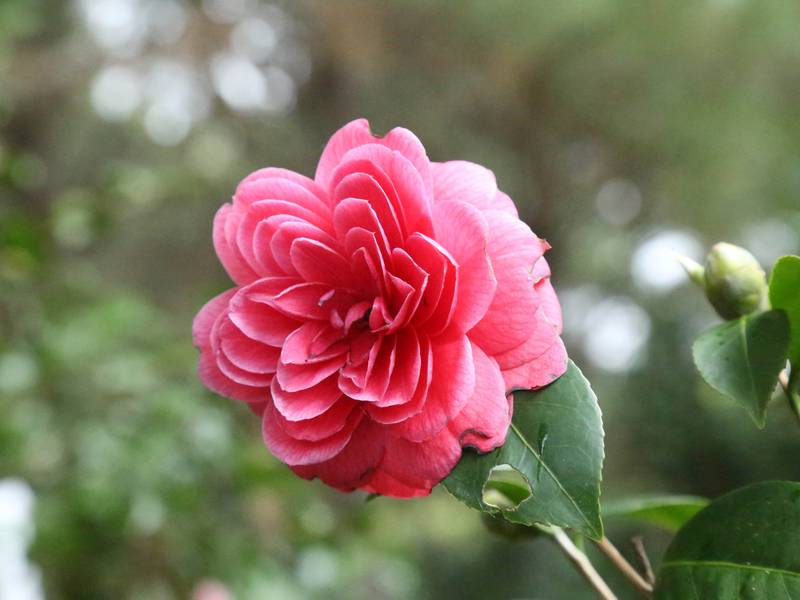
//> input picture Camellia_japonica.jpg, 800 x 600 px
$ ./morphologicalProcessing Camellia_japonica.jpg   (built with g++ and OpenCV 4)
//> lines starting //> are read from the running program, lines starting //| are printed output that depends on the picture

#include <opencv2/opencv.hpp>
#include <cstdio>
#include <cmath>

void erosion(const cv::Mat& pSrc, cv::Mat& pDst, const int erosionSize)
{
	cv::Mat structuralElement = getStructuringElement( cv::MORPH_ELLIPSE,
                       cv::Size( 2*erosionSize + 1, 2*erosionSize+1 ),
                       cv::Point( erosionSize, erosionSize ) );
	int minimumPointValue = 999; // FL: Valor minimo que sera atribuido ao ponto coincidente ao
								 // central do elemento estrutural na imagem de destino
	pDst = cv::Mat::zeros(pSrc.rows, pSrc.cols, CV_8U);

	for (unsigned int i = 0; i < pSrc.rows-1 - structuralElement.rows; ++i)
	{
		for (unsigned int j = 0; j < pSrc.cols-1 - structuralElement.cols; ++j)
		{


			for (unsigned int k = 0; k < structuralElement.rows; ++k)
			{
				for (unsigned int l = 0; l < structuralElement.cols; ++l)
				{
					if ((1 == (int)structuralElement.at<uchar>(k, l)) && (minimumPointValue > (int)pSrc.at<uchar>(i+k, j+l)))
					{
						minimumPointValue = (int)pSrc.at<uchar>(i+k, j+l);
					}
				}
			}
			pDst.at<uchar>(i+erosionSize, j+erosionSize) = minimumPointValue;
			minimumPointValue = 999;
		}
	}
}

void dilation(const cv::Mat& pSrc, cv::Mat& pDst, const int dilationSize)
{
	cv::Mat structuralElement = getStructuringElement( cv::MORPH_ELLIPSE,
                       cv::Size( 2*dilationSize + 1, 2*dilationSize+1 ),
                       cv::Point( dilationSize, dilationSize ) );

	int maximumPointValue = -1; // FL: Valor minimo que sera atribuido ao ponto coincidente ao
								 // central do elemento estrutural na imagem de destino

	pDst = cv::Mat::zeros(pSrc.rows, pSrc.cols, CV_8U);

	for (unsigned int i = 0; i < pSrc.rows-1 - structuralElement.rows; ++i)
	{
		for (unsigned int j = 0; j < pSrc.cols-1 - structuralElement.cols; ++j)
		{


			for (unsigned int k = 0; k < structuralElement.rows; ++k)
			{
				for (unsigned int l = 0; l < structuralElement.cols; ++l)
				{
					if ((1 == (int)structuralElement.at<uchar>(k, l)) && (maximumPointValue < (int)pSrc.at<uchar>(i+k, j+l)))
					{
						maximumPointValue = (int)pSrc.at<uchar>(i+k, j+l);
					}
				}
			}
			pDst.at<uchar>(i+dilationSize, j+dilationSize) = maximumPointValue;
			maximumPointValue = -1;
		}
	}
}

void morphologicalGradient(const cv::Mat& pSrc, cv::Mat& pDst)
{
	cv::Mat erosionImg, dilationImg;
	const int elementSize = 20;

	pDst = cv::Mat::zeros(pSrc.rows, pSrc.cols, CV_8U);

	erosion(pSrc, erosionImg, elementSize);

	dilation(pSrc, dilationImg, elementSize);

	for (unsigned i = 0; i < pDst.rows; ++i)
	{
		for (unsigned j = 0; j < pDst.cols; ++j)
		{
			pDst.at<uchar>(i, j) = dilationImg.at<uchar>(i, j) - erosionImg.at<uchar>(i, j);
		}
	}
}

int main(int argc, char** argv)
{

	if (2 > argc)
	{
		std::cout << "Error: incorrect number of args.\n"
				   << "Usage: " << argv[0] << " <image>\n";
		return -1;
	}

	std::string filename(argv[1]);

	cv::Mat img = cv::imread(filename, cv::IMREAD_GRAYSCALE);
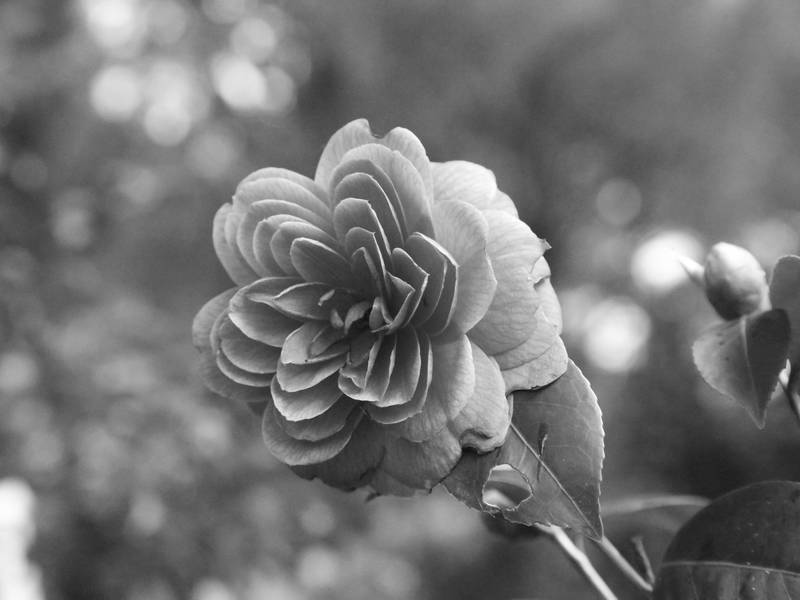
//> img: 600 rows x 800 cols, CV_8UC1; min 5, max 255, mean 116.3

	if (img.empty())
	{
		std::cerr << "Error: Cannot read " << filename << "\n";
		return -1;
	}

	cv::imshow(filename, img);

	cv::Mat erosionImg;
	erosion(img, erosionImg, 3);
//> after the loop in erosion, `for (unsigned int i = 0; i < pSrc.rows-1 - structuralElement.rows; ++i)`:
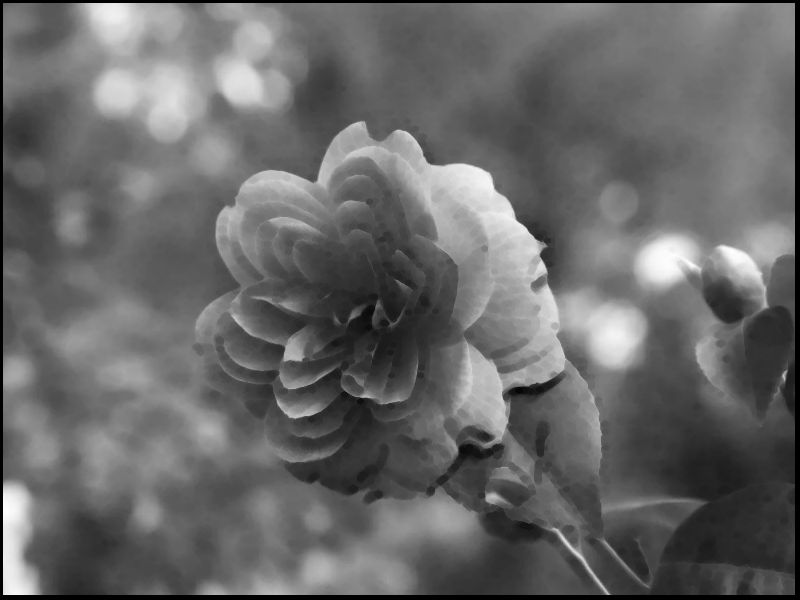
//> pDst: 600 rows x 800 cols, CV_8UC1; min 0, max 254, mean 104
//> after the loop in erosion, `for (unsigned int i = 0; i < pSrc.rows-1 - structuralElement.rows; ++i)`: minimumPointValue = 999
	cv::imshow("Erosion", erosionImg);

	cv::Mat dilationImg;
	dilation(img, dilationImg, 10);
//> after the loop in dilation, `for (unsigned int i = 0; i < pSrc.rows-1 - structuralElement.rows; ++i)`:
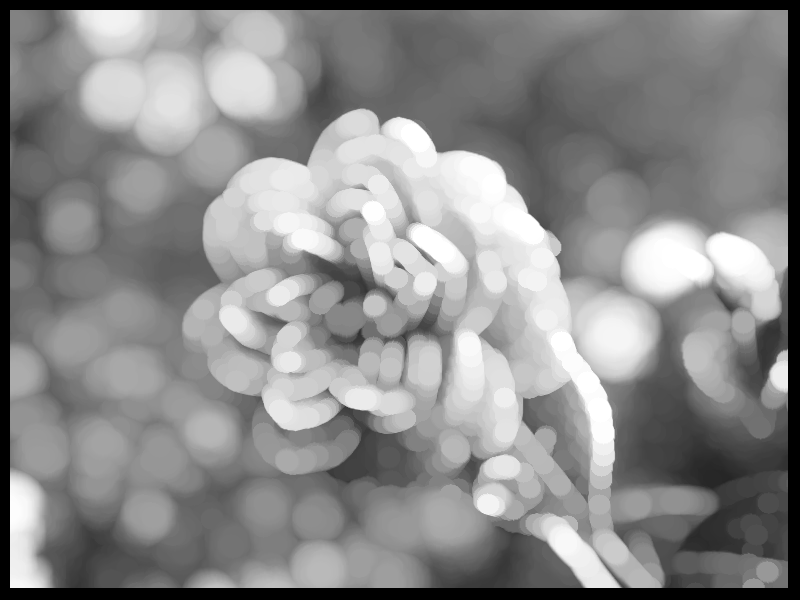
//> pDst: 600 rows x 800 cols, CV_8UC1; min 0, max 255, mean 138.6
//> after the loop in dilation, `for (unsigned int i = 0; i < pSrc.rows-1 - structuralElement.rows; ++i)`: maximumPointValue = -1
	cv::imshow("Dilation", dilationImg);

	cv::Mat gradientImg;
	morphologicalGradient(img, gradientImg);
//> call 2 of erosion, with erosionSize = 20
//> after the loop in erosion (call 2), `for (unsigned int i = 0; i < pSrc.rows-1 - structuralElement.rows; ++i)`:
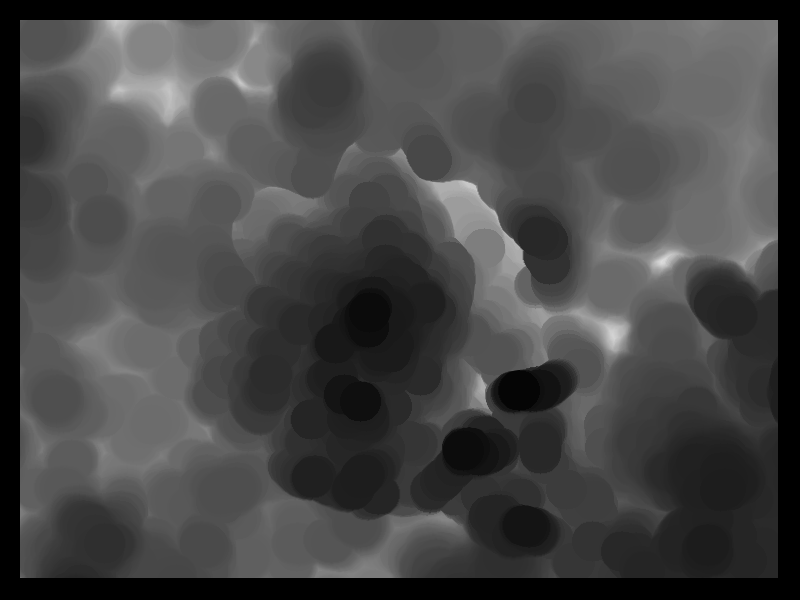
//> pDst: 600 rows x 800 cols, CV_8UC1; min 0, max 220, mean 70
//> after the loop in erosion (call 2), `for (unsigned int i = 0; i < pSrc.rows-1 - structuralElement.rows; ++i)`: minimumPointValue = 999
//> call 2 of dilation, with dilationSize = 20
//> after the loop in dilation (call 2), `for (unsigned int i = 0; i < pSrc.rows-1 - structuralElement.rows; ++i)`:
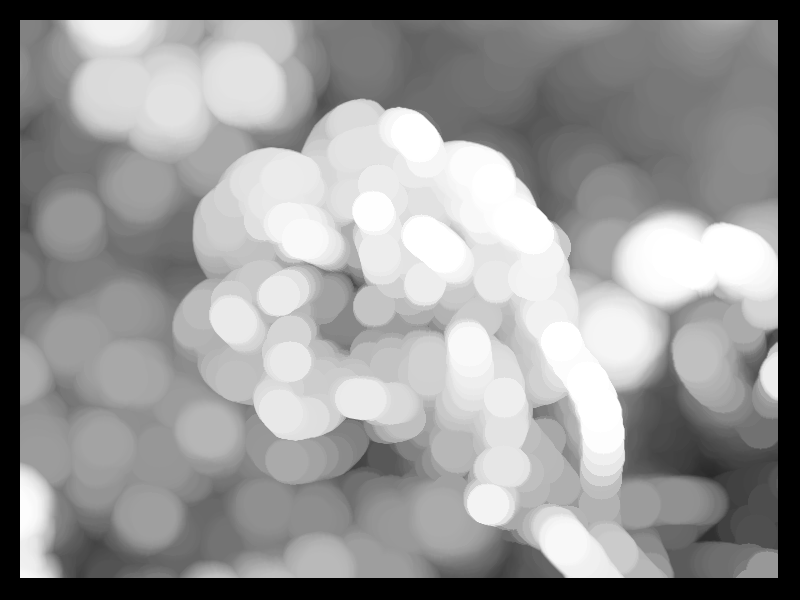
//> pDst: 600 rows x 800 cols, CV_8UC1; min 0, max 255, mean 148.4
//> after the loop in dilation (call 2), `for (unsigned int i = 0; i < pSrc.rows-1 - structuralElement.rows; ++i)`: maximumPointValue = -1
//> after the loop in morphologicalGradient, `for (unsigned i = 0; i < pDst.rows; ++i)`:
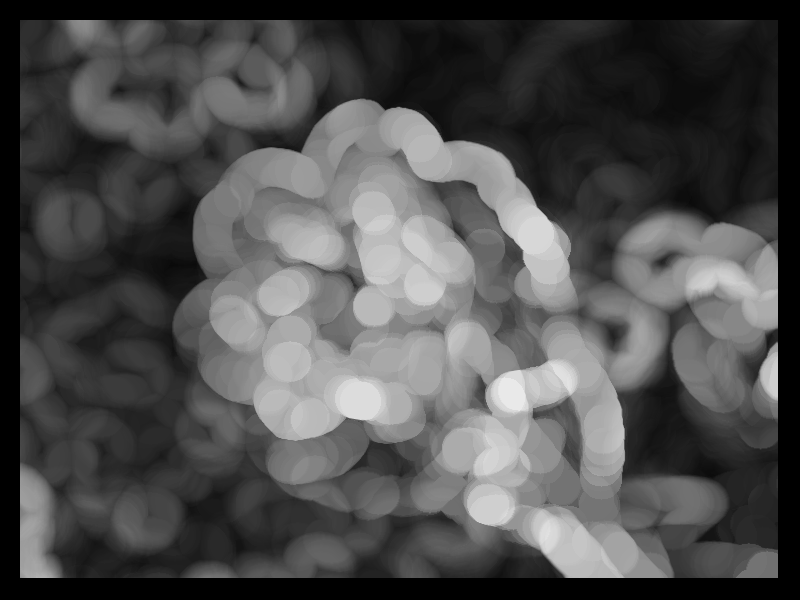
//> pDst: 600 rows x 800 cols, CV_8UC1; min 0, max 233, mean 78.4
	cv::imshow("Morphological Gradient", gradientImg);

	cv::waitKey();
	return 0;
}

$ run again, on einstein1.jpg
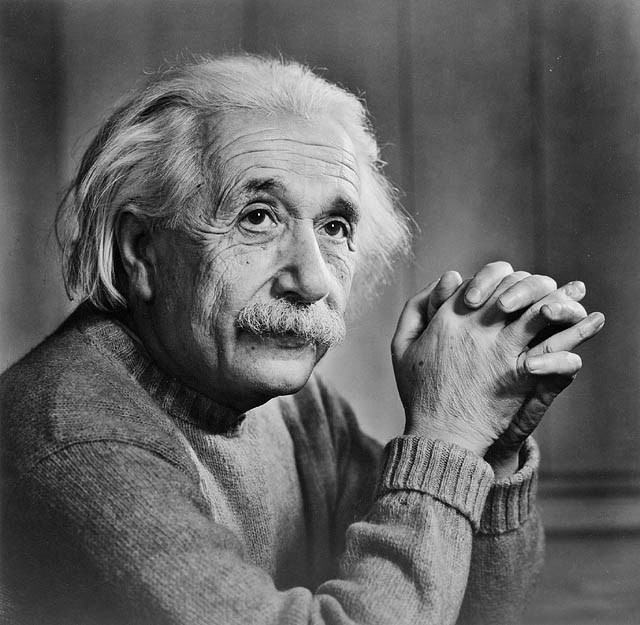
//> input picture einstein1.jpg, 640 x 625 px
//> img is the input picture: 625 rows x 640 cols, CV_8UC1; min 0, max 255, mean 97.9
//> after the loop in erosion, `for (unsigned int i = 0; i < pSrc.rows-1 - structuralElement.rows; ++i)`: minimumPointValue = 999
//> after the loop in dilation, `for (unsigned int i = 0; i < pSrc.rows-1 - structuralElement.rows; ++i)`: maximumPointValue = -1
//> after the loop in dilation (call 2), `for (unsigned int i = 0; i < pSrc.rows-1 - structuralElement.rows; ++i)`:
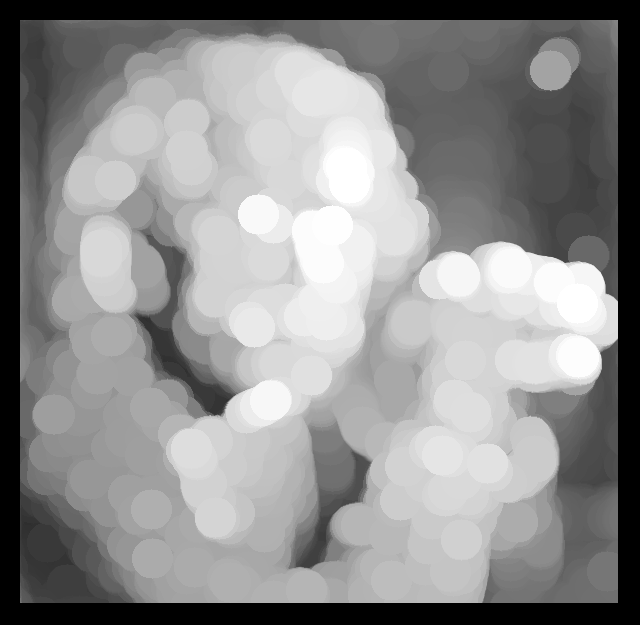
//> pDst: 625 rows x 640 cols, CV_8UC1; min 0, max 255, mean 141.8
//> after the loop in morphologicalGradient, `for (unsigned i = 0; i < pDst.rows; ++i)`:
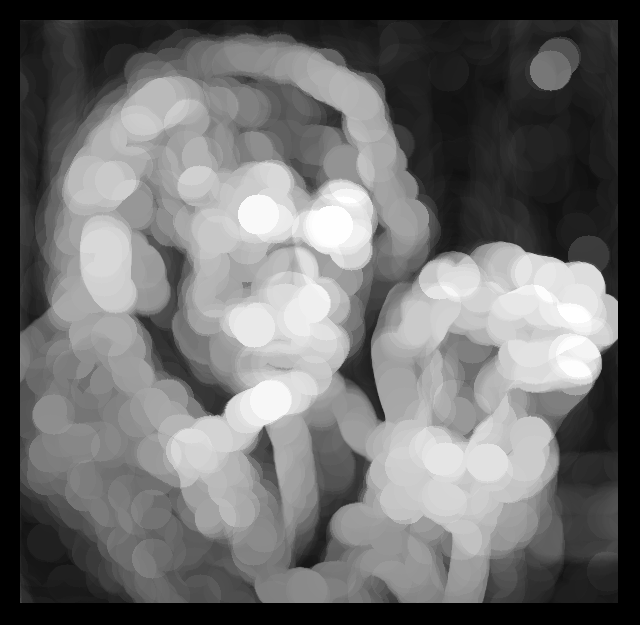
//> pDst: 625 rows x 640 cols, CV_8UC1; min 0, max 255, mean 108.4
